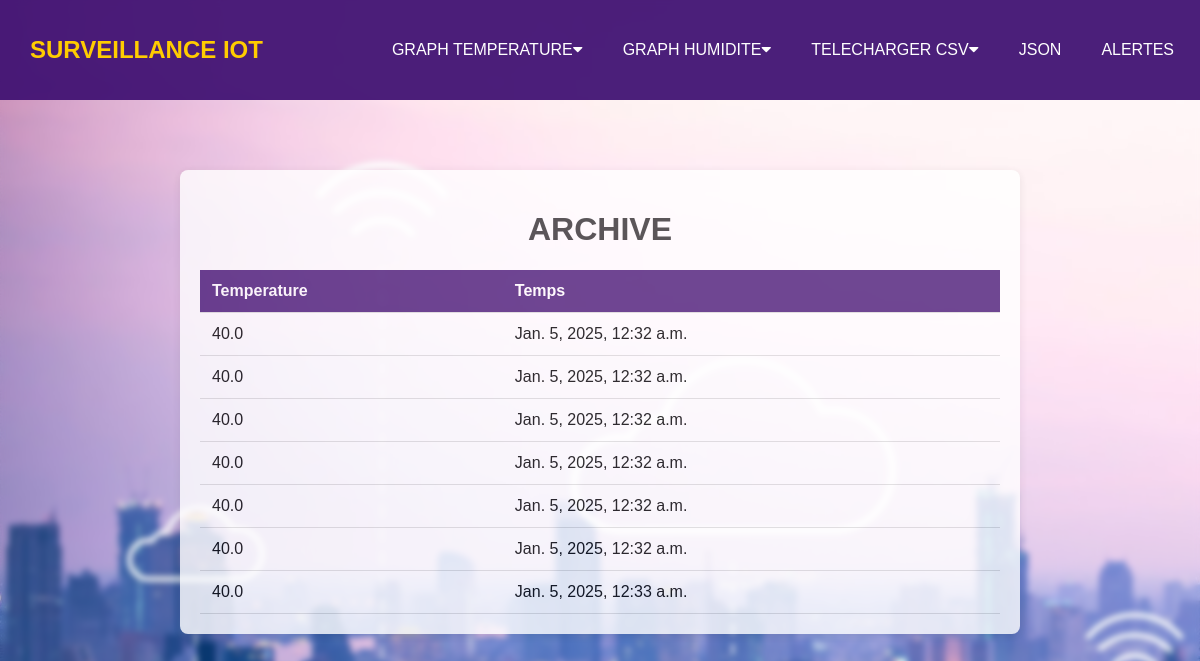
Page /archive on the earlier database version.
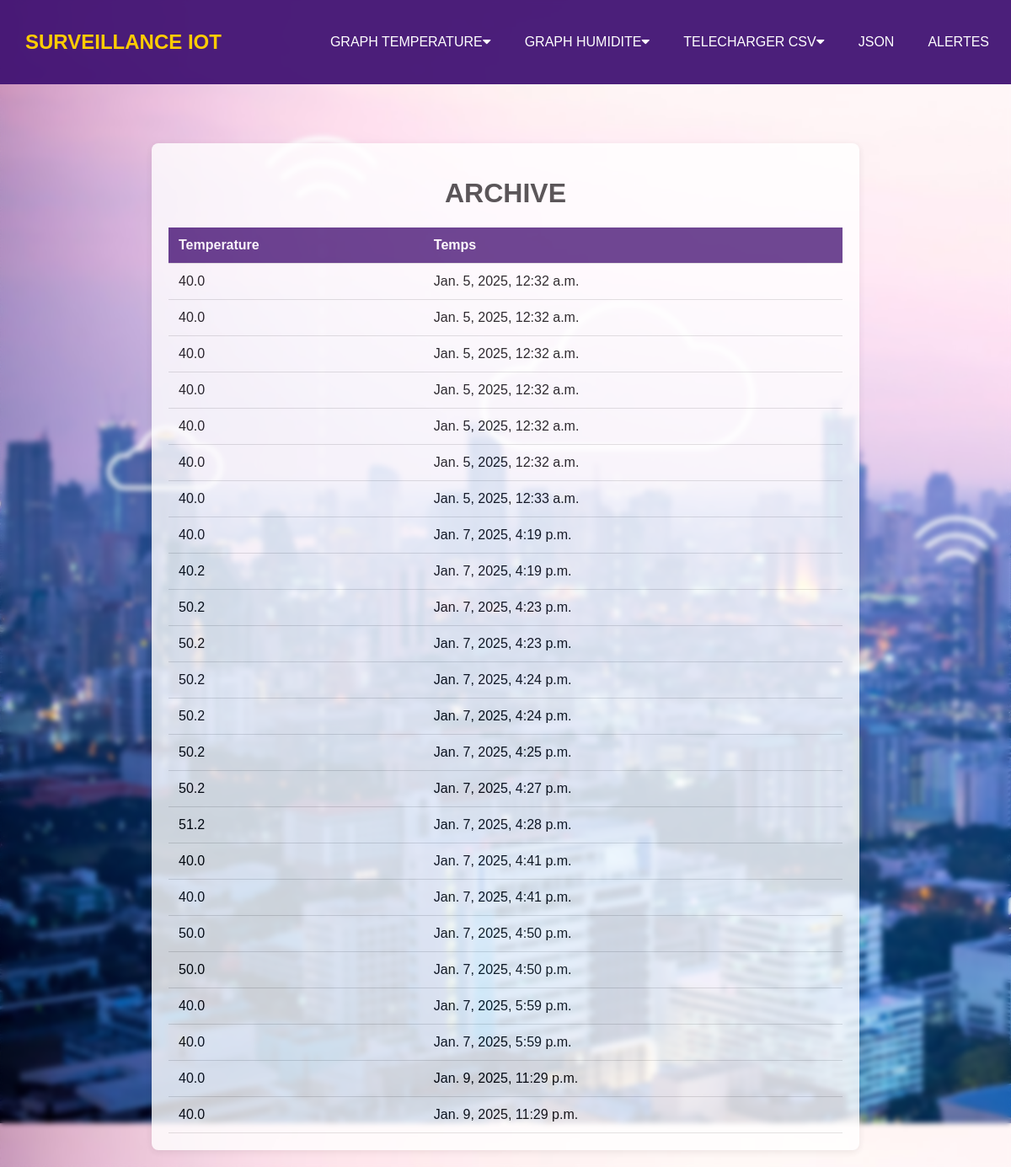
Same page on the later database version.
### DHT/models.py (models this page shows, shortened)
class Incident(models.Model):
    temperature = models.FloatField()
    timestamp = models.DateTimeField(auto_now_add=True)

### DHT/views.py (the view)
# urls.py: path('archive', views.archive_view, name='archive'),
def archive_view(request):
    incidents = Incident.objects.all()
    return render(request, 'archive.html', {'incidents': incidents})

### templates/archive.html (shortened to what this page needs)
{% extends 'navBar.html' %}
{% load static %}
{% block index %}
<html lang="en">
<head>
</head>
<body>
    <div class="container">
        <h1>ARCHIVE</h1>
        <table>
            <thead>
                <tr>
                    <th>Temperature</th>
                    <th>Temps</th>
                </tr>
            </thead>
            <tbody>
                {% for incident in incidents %}
                    <tr>
                        <td>{{ incident.temperature }}</td>
                        <td>{{ incident.timestamp }}</td>
                    </tr>
                {% empty %}
                    <tr>
                        <td colspan="2">No incidents recorded.</td>
                    </tr>
                {% endfor %}
            </tbody>
        </table>
    </div>
</body>
</html>
{% endblock index %}

Differences in the rows shown:
added Incident: temperature "40.0", timestamp "Jan. 7, 2025, 4:19 p.m."
added Incident: temperature "40.2", timestamp "Jan. 7, 2025, 4:19 p.m."
added Incident: temperature "50.2", timestamp "Jan. 7, 2025, 4:23 p.m."
added Incident: temperature "50.2", timestamp "Jan. 7, 2025, 4:23 p.m."
added Incident: temperature "50.2", timestamp "Jan. 7, 2025, 4:24 p.m."
added Incident: temperature "50.2", timestamp "Jan. 7, 2025, 4:24 p.m."
added Incident: temperature "50.2", timestamp "Jan. 7, 2025, 4:25 p.m."
added Incident: temperature "50.2", timestamp "Jan. 7, 2025, 4:27 p.m."
added Incident: temperature "51.2", timestamp "Jan. 7, 2025, 4:28 p.m."
added Incident: temperature "40.0", timestamp "Jan. 7, 2025, 4:41 p.m."
added Incident: temperature "40.0", timestamp "Jan. 7, 2025, 4:41 p.m."
added Incident: temperature "50.0", timestamp "Jan. 7, 2025, 4:50 p.m."
added Incident: temperature "50.0", timestamp "Jan. 7, 2025, 4:50 p.m."
added Incident: temperature "40.0", timestamp "Jan. 7, 2025, 5:59 p.m."
added Incident: temperature "40.0", timestamp "Jan. 7, 2025, 5:59 p.m."
added Incident: temperature "40.0", timestamp "Jan. 9, 2025, 11:29 p.m."
added Incident: temperature "40.0", timestamp "Jan. 9, 2025, 11:29 p.m."
